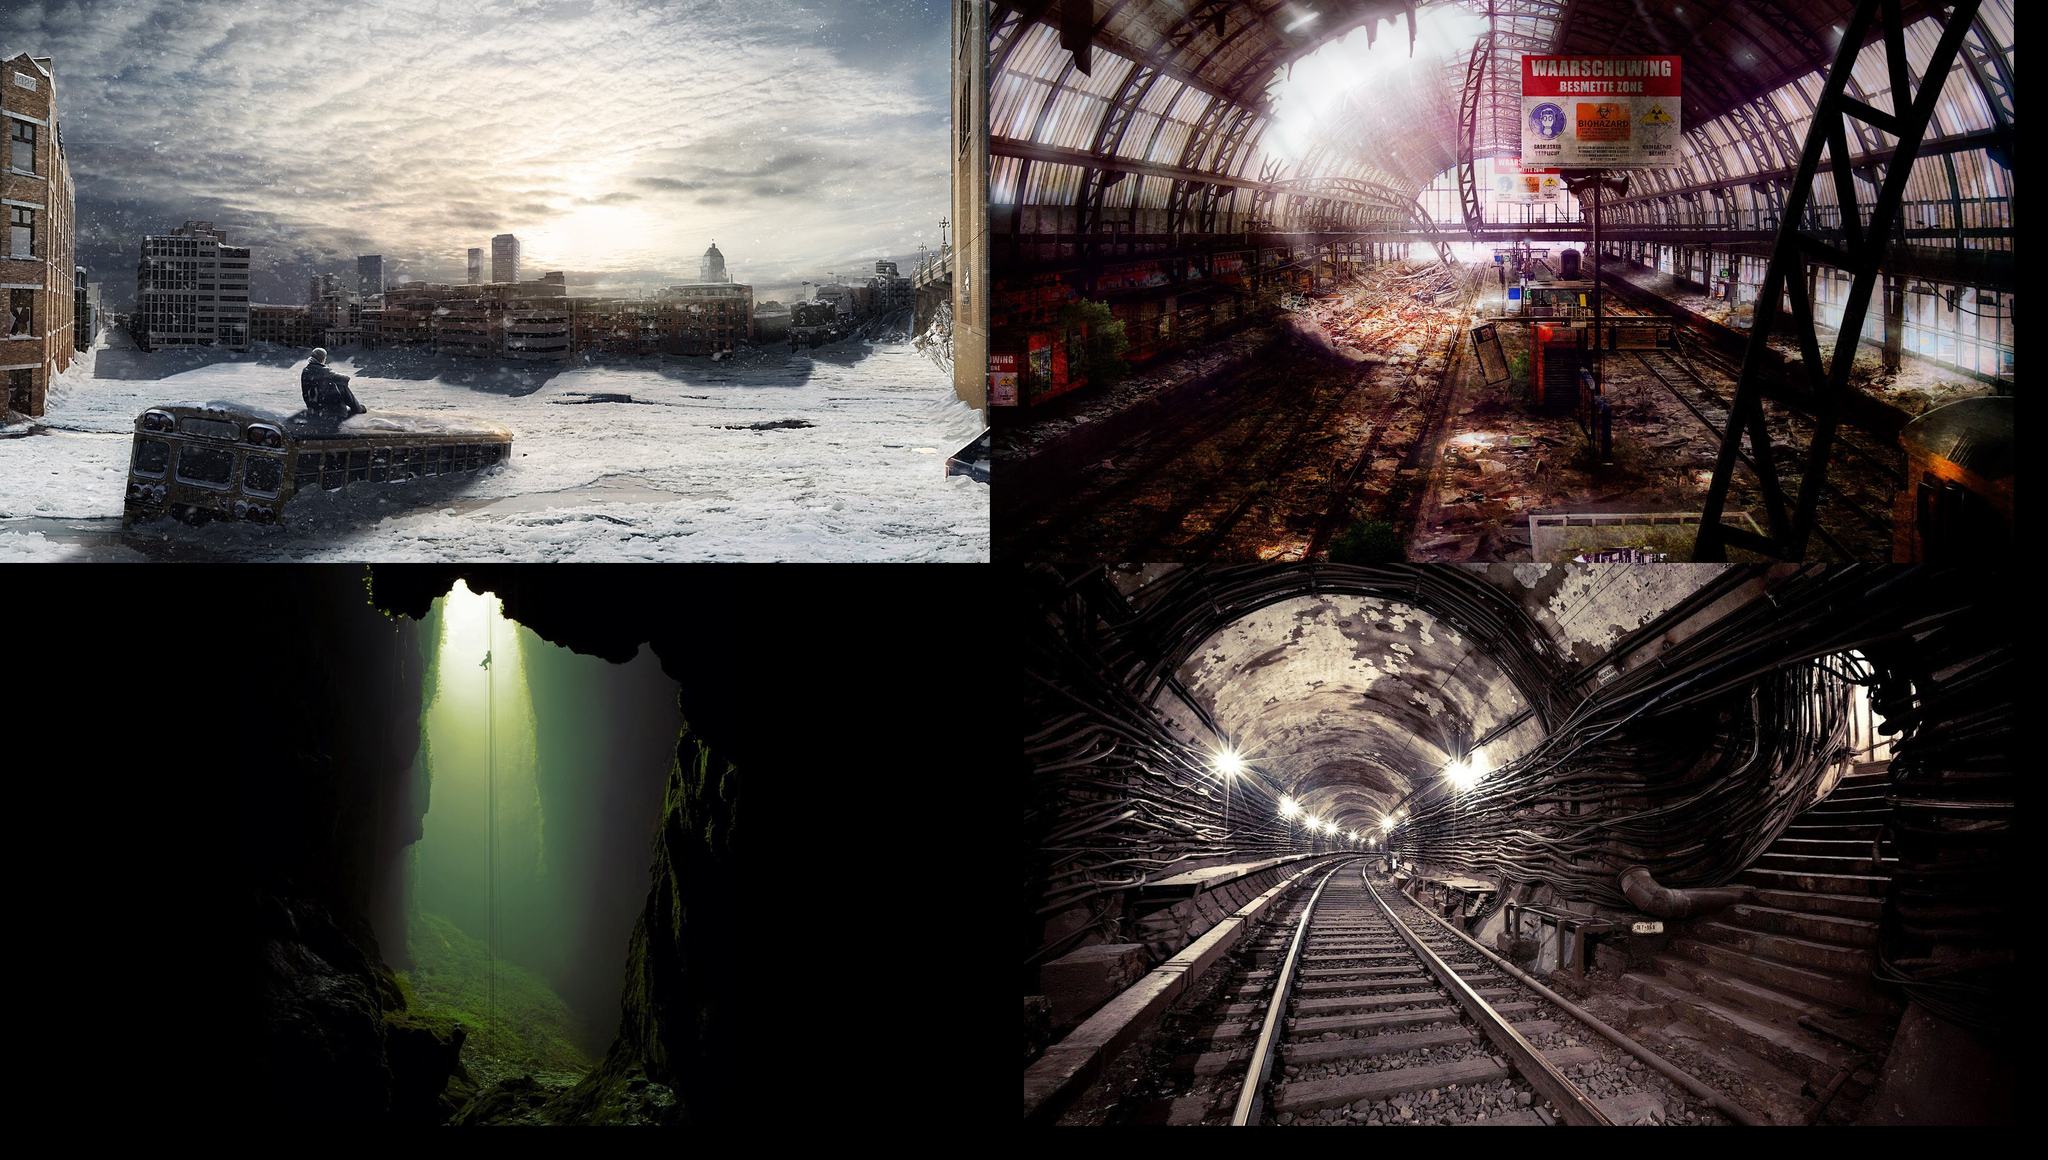

This is a level from a 2D game, rendered from its Tiled map with the project's own tilesets. A one-line summary and the map file follow, with tile-layer data summarised:
An orthogonal 120x68 tile map with 32x32 px tiles, 1 tile layer (Tile Layer 1), 4 tilesets.

<map version="1.0" orientation="orthogonal" renderorder="right-down" width="120" height="68" tilewidth="32" tileheight="32" nextobjectid="1">
 <tileset firstgid="1" name="city3" tilewidth="32" tileheight="32" tilecount="1980" columns="60">
  <image source="city3.jpg" width="1920" height="1080" />
 </tileset>
 <tileset firstgid="1981" name="city2" tilewidth="32" tileheight="32" tilecount="1980" columns="60">
  <image source="city2.jpg" width="1920" height="1080" />
 </tileset>
 <tileset firstgid="3961" name="underground" tilewidth="32" tileheight="32" tilecount="1980" columns="60">
  <image source="underground.jpg" width="1920" height="1080" />
 </tileset>
 <tileset firstgid="5941" name="last" tilewidth="32" tileheight="32" tilecount="1980" columns="60">
  <image source="last.jpg" width="1920" height="1080" />
 </tileset>
 <layer name="Tile Layer 1" width="120" height="68">
  <data>[8160 cells, 7788 non-empty, 7788 distinct tile ids]</data>
 </layer>
</map>
